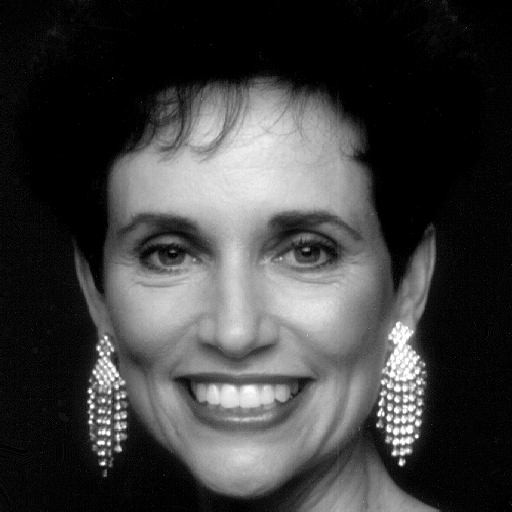
#> input picture Immagini/volto.tif, 512 x 512 px, found by its file name
$ python Es_1_1_3.py
#> lines starting #> are read from the running program, lines starting #| are printed output that depends on the picture
### Librerie/mylib.py
# -*- coding: utf-8 -*-
"""
Created on Fri Mar 14 19:36:55 2025

@author: david
"""

import numpy as np # importa Numpy
import matplotlib.pyplot as plt # importa Matplotlib
import scipy.ndimage as ndi # importa Scipy per le immagini
import skimage.io as io # importa il modulo Input/Output di SK-Image
from skimage.exposure import equalize_hist
from skimage.transform import rescale
from skimage.transform import warp, rotate

def leggiJpeg(nomefile):
    x = io.imread(nomefile)
    return x;
    # plt.figure()
    # plt.imshow(x, clim=[0,255], cmap='gray')

def showImage(x, label): #mostra immagine con parametri None e Gray
    plt.figure()
    plt.imshow(x, clim=None, cmap='gray')
    plt.title(label)

# [40 lines left out: functions showHist, vediRAW, fshs, glob_equaliz, loc_equaliz, not called in this run]

def deforma(x,c,d):
    x= x[::c, ::d]
    return x

# [10 lines left out: function ruota, not called in this run]

def rgb2cmy(x): #cmy sono le complementari di rgb
    y = 1.0 - x
    return y

# [10 lines left out: function rgb2cmyk, not called in this run]

def cmy2rgb(x):
    return 1-x

### Ex4/Es_1_1_3.py
# -*- coding: utf-8 -*-
"""
Created on Sat Apr  5 16:43:52 2025

@author: david
"""

import sys
sys.path.append("../Librerie")
import numpy as np # importa Numpy
import matplotlib.pyplot as plt # importa Matplotlib
import scipy.ndimage as ndi # importa Scipy per le immagini
import skimage.io as io # importa il modulo Input/Output di SK-Image
import scipy.ndimage as ndi
import mylib as ml


# 3. Risposta in frequenza del filtro media aritmetica. Calcolate la DFT del filtro media aritmetica di dimensione
# k = 5, 10, 15, utilizzando per la FFT un numero di punti relativamente elevato, allo scopo di
# ottenere un campionamento fine di H(ν, μ). Verificate il comportamento passa-basso del filtro.

keys= np.array([5,10,15]) #dimensione del filtro
P = 500; Q = 500;

for k in keys:
    #definisco filtro media aritmetica
    h=np.ones((k,k))/k**2
    #calcolo DFT del filtro
    H = np.fft.fft2(h, (P,Q))
    H = np.abs(np.fft.fftshift(H)) #centra sulla componente 0

    plt.figure()
    plt.imshow(H, clim=None, cmap='gray', extent=(-0.5,0.5,-0.5,0.5))
    plt.title('Risposta in frequenza del filtro media aritmetica per k=%d' %k)

    #Verifico nello spazio il comportamento passa-basso
    x = np.float64( io.imread('../immagini/volto.tif'))
#> x: shape (512, 512) float64; min 0, max 255, mean 62.2
    # ml.showImage(x, 'input')
    y= ndi.correlate(x, h)
    ml.showImage(y, 'input filtrato con k=%d' %k)


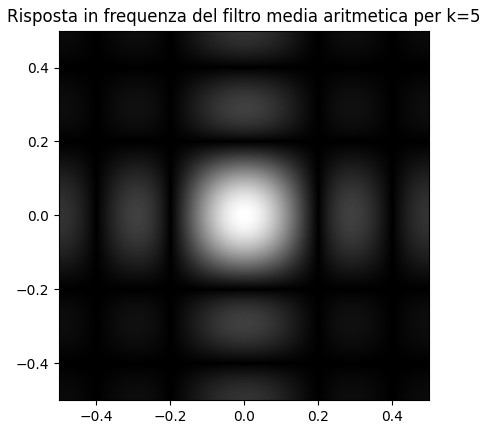
#> figure drawn by matplotlib, 1 panel
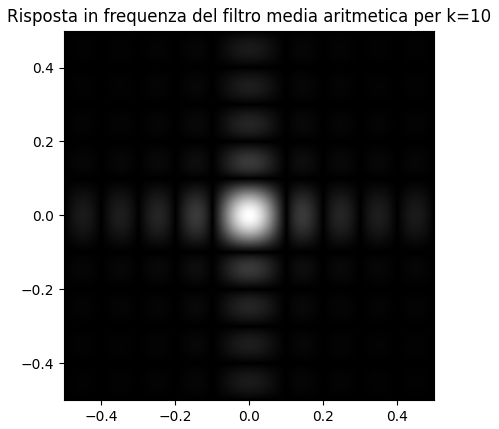
#> figure drawn by matplotlib, 1 panel
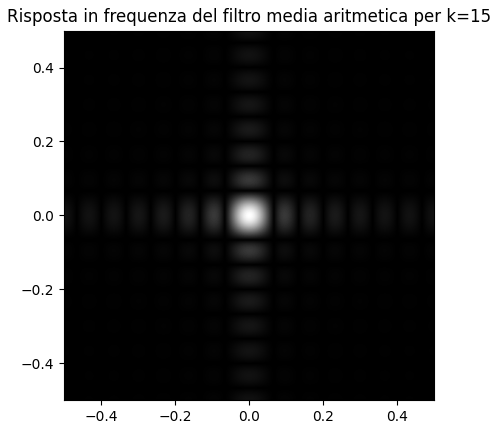
#> figure drawn by matplotlib, 1 panel
